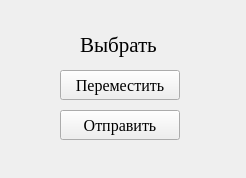
<?xml version="1.0" encoding="UTF-8"?>
<ui version="4.0">
 <class>Form</class>
 <widget class="QWidget" name="Form">
  <property name="geometry">
   <rect>
    <x>0</x>
    <y>0</y>
    <width>246</width>
    <height>178</height>
   </rect>
  </property>
  <property name="windowTitle">
   <string>Form</string>
  </property>
  <widget class="QLabel" name="label">
   <property name="geometry">
    <rect>
     <x>80</x>
     <y>30</y>
     <width>91</width>
     <height>30</height>
    </rect>
   </property>
   <property name="font">
    <font>
     <family>Times New Roman</family>
     <pointsize>16</pointsize>
    </font>
   </property>
   <property name="text">
    <string>Выбрать</string>
   </property>
  </widget>
  <widget class="QPushButton" name="b_send">
   <property name="geometry">
    <rect>
     <x>60</x>
     <y>110</y>
     <width>120</width>
     <height>30</height>
    </rect>
   </property>
   <property name="font">
    <font>
     <family>Times New Roman</family>
     <pointsize>12</pointsize>
    </font>
   </property>
   <property name="text">
    <string>Отправить</string>
   </property>
  </widget>
  <widget class="QPushButton" name="b_replace">
   <property name="geometry">
    <rect>
     <x>60</x>
     <y>70</y>
     <width>120</width>
     <height>30</height>
    </rect>
   </property>
   <property name="font">
    <font>
     <family>Times New Roman</family>
     <pointsize>12</pointsize>
    </font>
   </property>
   <property name="text">
    <string>Переместить</string>
   </property>
  </widget>
 </widget>
 <resources/>
 <connections/>
</ui>
